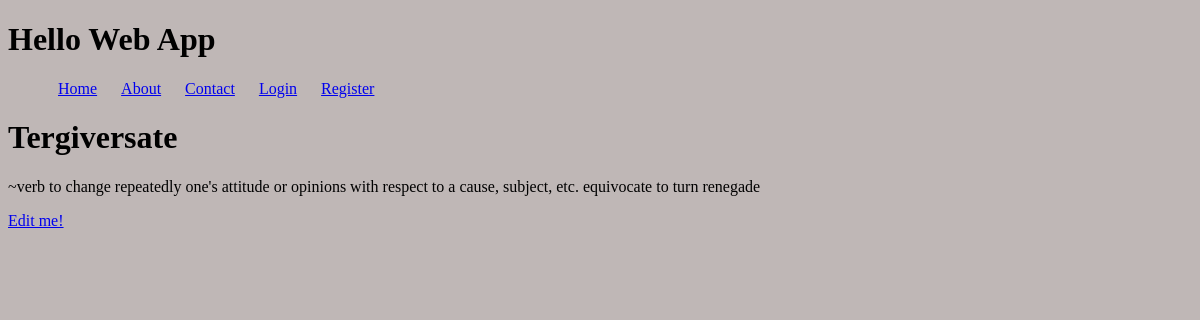
Before: /words/tergiversate with the older database file.
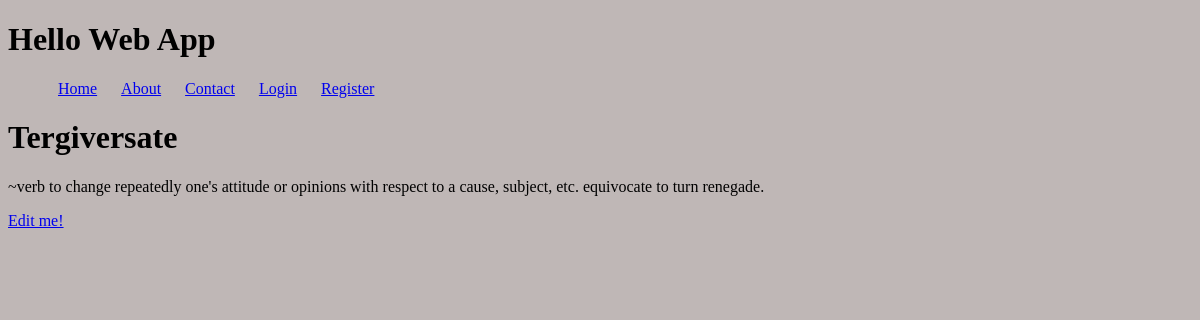
After: the same page with the newer database file.
### collection/models.py (models this page shows)
class Word(models.Model):
    name = models.CharField(max_length=255)
    description = models.TextField()
    slug = models.SlugField(unique=True)

### collection/views.py (the view)
# urls.py: path('words/<slug>', views.word_detail, name='word_detail'),
def word_detail(request, slug):
    word = Word.objects.get(slug=slug)
    return render(request, 'words/word_detail.html', {
        'word': word,
    })

### collection/templates/words/word_detail.html (shortened to what this page needs)
{% extends 'base.html' %}
{% block content %}
  <h1>{{ word.name }}</h1>
  <p>{{ word.description }}</p>
  <a href="{% url 'edit_word' slug=word.slug %}">Edit me!</a>
{% endblock content %}

Changed rows visible on the page:
changed Word "Tergiversate": description "~verb to change repeatedly one's attitude or opinions with respect to a cause, subject, etc. equivocate to turn renegade" → "~verb to change repeatedly one's attitude or opinions with respect to a cause, subject, etc. equivocate to turn renegade."
